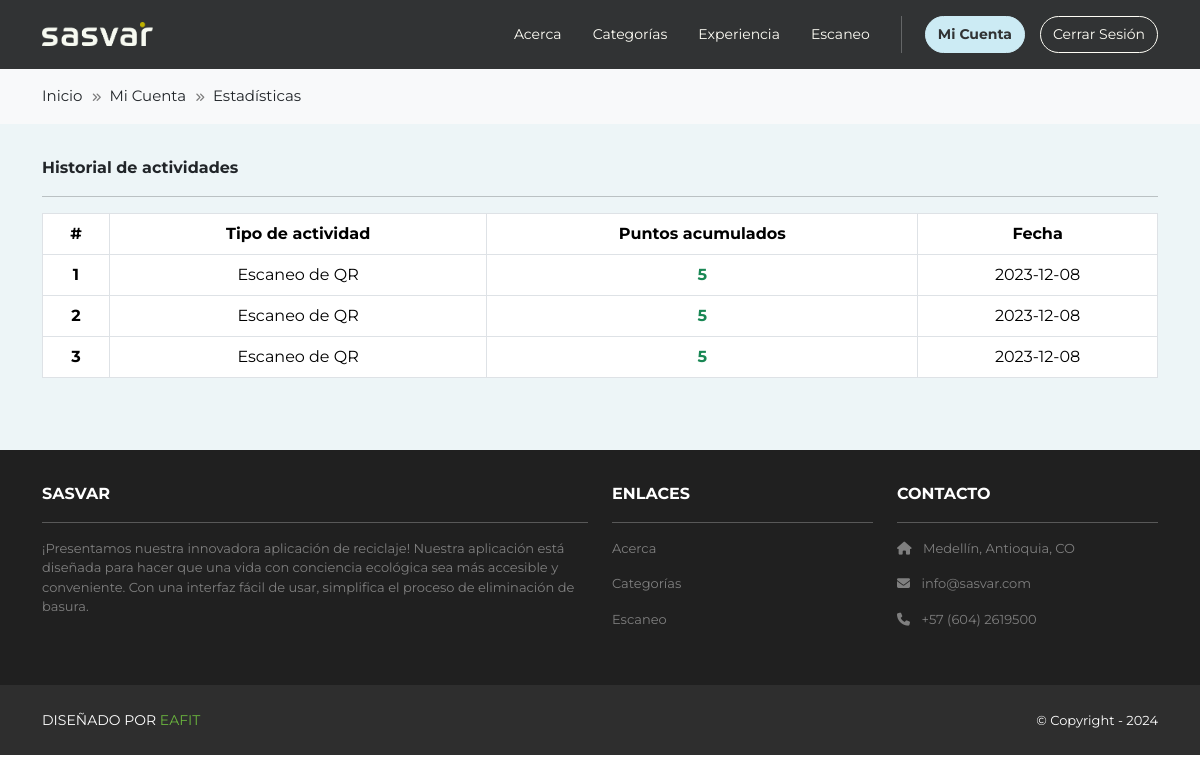
The app's page /mi-cuenta/estadisticas (signed in) with its own data.
### accounts/models.py (models this page shows, shortened)
class UserHistory(models.Model):
    created_at = models.DateTimeField(auto_now_add=True)
    type_of_activity = models.CharField(max_length=50, choices=[('QR_SCAN', 'QR Scan')])
    accumulated_points = models.IntegerField(default=0)
    user = models.ForeignKey(User, on_delete=models.CASCADE)

### accounts/views.py (the view)
# urls.py: path('estadisticas', views.stats, name='accounts.stats'),
@login_required
def stats(request):
    viewData = {}
    viewData["title"] = "Mis estadísticas"
    viewData["breadcrumbItems"] = [
        {"name": "Inicio", "route": "home.index"},
        {"name": "Mi Cuenta", "route": "accounts.index"},
        {"name": "Estadísticas", "route": "accounts.stats"},
    ]
    viewData["user_history_entries"] = UserHistory.objects.filter(user=request.user)
    return render(request, 'accounts/stats.html', {"viewData": viewData})

### accounts/templates/accounts/stats.html
{% extends 'base.html' %}
{% block content %}
<div class="p-3">
  <div class="container mb-3">
    <div class="row mt-3">
      <div class="mx-auto mb-4">
        <b>Historial de actividades</b>
        <hr />
        <table class="table table-bordered table-center">
          <thead>
            <tr>
              <th scope="col">#</th>
              <th scope="col">Tipo de actividad</th>
              <th scope="col">Puntos acumulados</th>
              <th scope="col">Fecha</th>
            </tr>
          </thead>
          <tbody>
            {% for entry in viewData.user_history_entries %}
            <tr>
              <th scope="row">{{ forloop.counter }}</th>
              <td>Escaneo de QR</td>
              <td><span class="fw-bold text-success">{{ entry.accumulated_points }}</span></td>
              <td>{{ entry.created_at|date:"Y-m-d" }}</td>
            </tr>
            {% endfor %}
          </tbody>
        </table>
      </div>
    </div>
  </div>
</div>
{% endblock content %}

### recycling/static/css/style.css (style rules this page uses)
body { font-family: 'Montserrat'; background-color: #FFF; }
.table-center th, .table-center td { text-align: center; vertical-align: middle !important; }

### records on screen
UserHistory: accumulated_points "5", created_at "2023-12-08"
UserHistory: accumulated_points "5", created_at "2023-12-08"
UserHistory: accumulated_points "5", created_at "2023-12-08"

### other values on screen
{{ item.name }} "Inicio"
{{ item.name }} "Mi Cuenta"
{{ item.name }} "Estadísticas"
